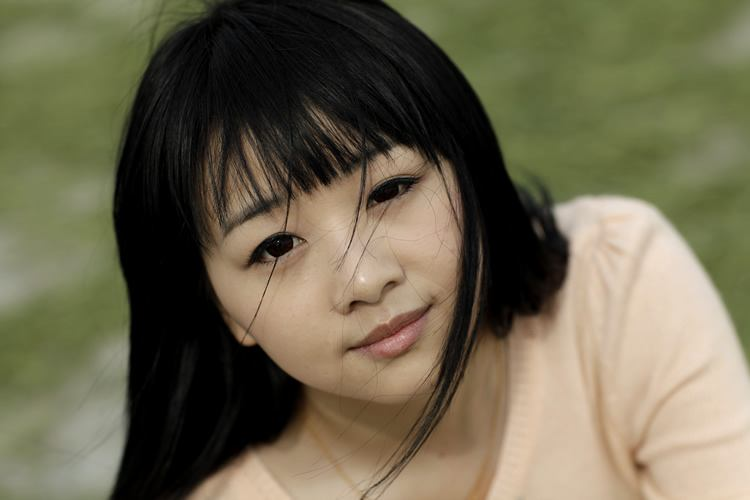
#> input picture numpy/noise/a.jpg, 750 x 500 px, found by its file name
$ python template_match.py
#> lines starting #> are read from the running program, lines starting #| are printed output that depends on the picture
import numpy as np
from PIL import Image

def convolve2d(a,b):
	height = len(a) + len(b) - 1
	width = len(a[0])+len(b[0])-1
	a2 = np.fft.fft2(a,(height,width))
	b2 = np.fft.fft2(b,(height,width))
	c2 = np.fft.ifft2(a2*b2)
	return c2.real

def related2d(a,b):
	return convolve2d(a,np.rot90(b,2))

def related2d_valid(a,b):
	return related2d(a,b)[1:-1,1:-1]

def cumsum(a):
	a = a **2
	b = np.cumsum(a,axis=0)
	c = np.cumsum(b,axis=1)
	return c

def a_cumsum(a,b):
	ah = len(a)
	bh = len(b)
	aw = len(a[0])
	bw = len(b[0])
	asum = cumsum(a)
	result = np.zeros((ah-bh+1,aw-bw+1))
	for i in range (0,len(result)):
		for j in range(0,len(result[0])):
			x = i +bh-1
			y = j +bw-1
			left = 0
			top = 0
			center = 0
			if x -bh >= 0 and y >=0:
				top = asum[x-bh,y]
			if x >= 0 and y - bw >= 0:
				left = asum[x,y-bw]
			if x - bh >= 0 and y -bw >= 0:
				center = asum[x-bh,y-bw]

			result[i,j] = asum[x,y]-top-left+center
	return result

def b_cumsum(a,b):
	bsum = cumsum(b)[-1,-1]
	ah = len(a)
	bh = len(b)
	aw = len(a[0])
	bw = len(b[0])
	result = np.ones((ah-bh+1,aw-bw+1))*bsum
	return result

def template_match(a,b):
	asum = a_cumsum(a,b)
	bsum = b_cumsum(a,b)
	mutli = related2d_valid(a,b)
	result = asum - 2*mutli+bsum
	minIndex = np.argmin(result)
	index = (int(minIndex/len(result)),minIndex%len(result))
	return index,result[index]

a = Image.open('./a.jpg').convert('L')
a = np.array(a)
b = Image.open('./b.jpg').convert('L')
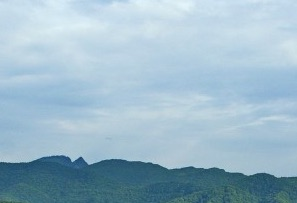
#> input picture numpy/template/b.jpg, 297 x 203 px, found by its file name
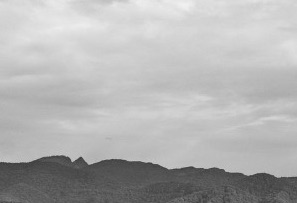
#> b: PIL image 297x203 L; min 57, max 241, mean 178
b = np.array(b)
print(template_match(a,b))
#> in a_cumsum, `ah = len(a)`: ah = 500
#> in a_cumsum, `bh = len(b)`: bh = 203
#> in a_cumsum, `aw = len(a[0])`: aw = 750
#> in a_cumsum, `bw = len(b[0])`: bw = 297
#> after the loop in a_cumsum, `for i in range (0,len(result)):`:
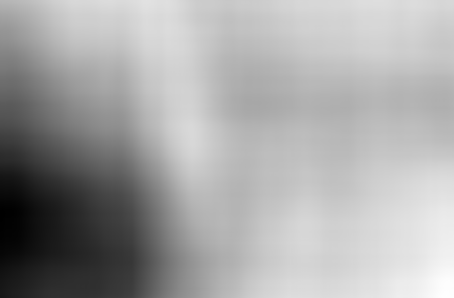
#> result: shape (298, 454) float64; min 3519380, max 6641403, mean 5546076.3; drawn with min black and max white
#> in cumsum (call 2), `a = a **2`:
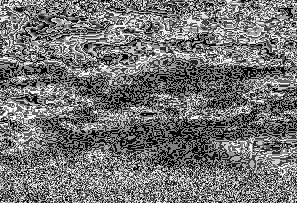
#> a: shape (203, 297); min 0, max 249, mean 115.7
#> in cumsum (call 2), `b = np.cumsum(a,axis=0)`:
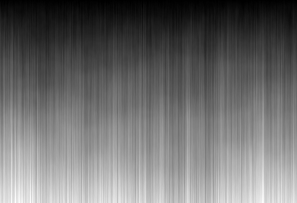
#> b: shape (203, 297) uint64; min 0, max 27942, mean 11979.6; drawn with min black and max white
#> in b_cumsum, `bsum = cumsum(b)[-1,-1]`: bsum = 6975932
#> in b_cumsum, `ah = len(a)`: ah = 500
#> in b_cumsum, `bh = len(b)`: bh = 203
#> in b_cumsum, `aw = len(a[0])`: aw = 750
#> in b_cumsum, `bw = len(b[0])`: bw = 297
#> in b_cumsum, `result = np.ones((ah-bh+1,aw-bw+1))*bsum`: result: shape (298, 454) float64; every value is 6975932
#> in convolve2d, `height = len(a) + len(b) - 1`: height = 702
#> in convolve2d, `width = len(a[0])+len(b[0])-1`: width = 1046
#> in convolve2d, `b2 = np.fft.fft2(b,(height,width))`:
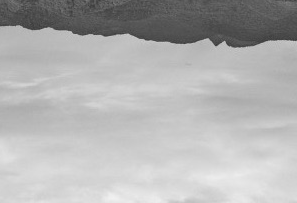
#> b: shape (203, 297); min 57, max 241, mean 178
#> in related2d, `return convolve2d(a,np.rot90(b,2))`:
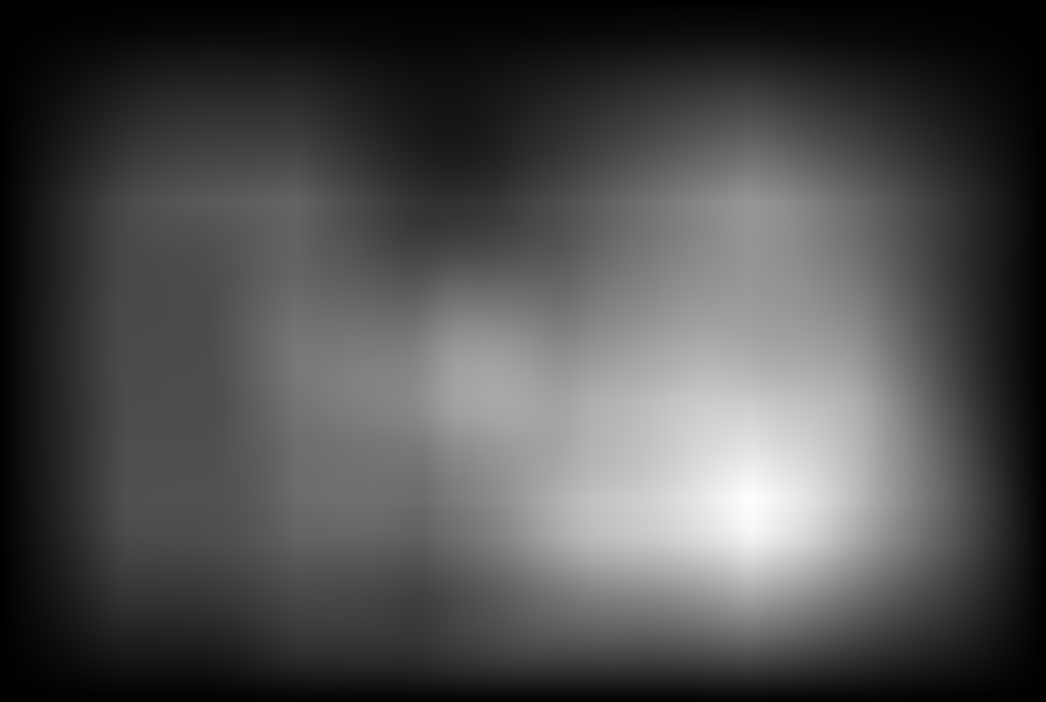
#> returned value: shape (702, 1046) float64; min 9492, max 1.81e+09, mean 556406783.4; drawn with min black and max white
#> (the run stopped early here; a loop or call above may not have finished)
